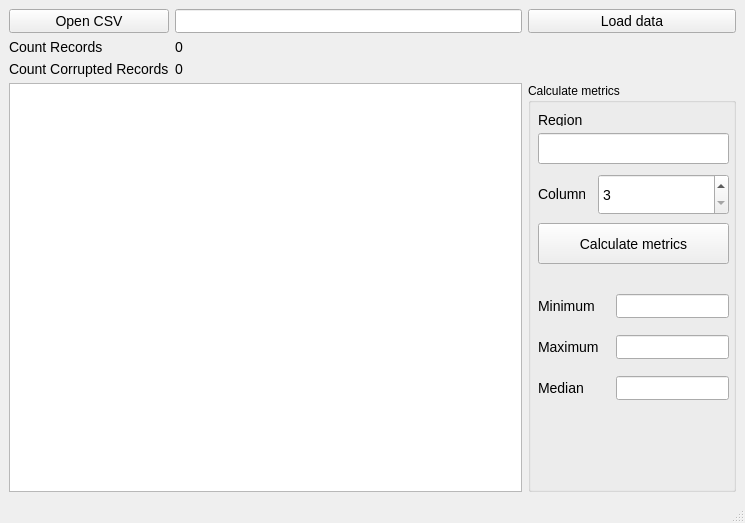
<?xml version="1.0" encoding="UTF-8"?>
<ui version="4.0">
 <class>MainWindow</class>
 <widget class="QMainWindow" name="MainWindow">
  <property name="geometry">
   <rect>
    <x>0</x>
    <y>0</y>
    <width>745</width>
    <height>523</height>
   </rect>
  </property>
  <property name="minimumSize">
   <size>
    <width>702</width>
    <height>454</height>
   </size>
  </property>
  <property name="windowTitle">
   <string>MainWindow</string>
  </property>
  <widget class="QWidget" name="centralwidget">
   <layout class="QGridLayout" name="gridLayout">
    <item row="0" column="0">
     <widget class="QPushButton" name="openFileDialog">
      <property name="minimumSize">
       <size>
        <width>120</width>
        <height>0</height>
       </size>
      </property>
      <property name="styleSheet">
       <string notr="true">font-size: 14px</string>
      </property>
      <property name="text">
       <string>Open CSV</string>
      </property>
     </widget>
    </item>
    <item row="3" column="2">
     <layout class="QVBoxLayout" name="verticalLayout">
      <item>
       <widget class="QGroupBox" name="groupBox">
        <property name="minimumSize">
         <size>
          <width>208</width>
          <height>0</height>
         </size>
        </property>
        <property name="title">
         <string>Calculate metrics</string>
        </property>
        <widget class="QPushButton" name="calculateMetrics">
         <property name="geometry">
          <rect>
           <x>10</x>
           <y>140</y>
           <width>191</width>
           <height>41</height>
          </rect>
         </property>
         <property name="styleSheet">
          <string notr="true">font-size: 14px</string>
         </property>
         <property name="text">
          <string>Calculate metrics</string>
         </property>
        </widget>
        <widget class="QLineEdit" name="region">
         <property name="geometry">
          <rect>
           <x>10</x>
           <y>50</y>
           <width>191</width>
           <height>31</height>
          </rect>
         </property>
         <property name="styleSheet">
          <string notr="true">font-size: 14px</string>
         </property>
        </widget>
        <widget class="QLabel" name="regionLabel">
         <property name="geometry">
          <rect>
           <x>10</x>
           <y>30</y>
           <width>47</width>
           <height>13</height>
          </rect>
         </property>
         <property name="styleSheet">
          <string notr="true">font-size: 14px</string>
         </property>
         <property name="text">
          <string>Region</string>
         </property>
        </widget>
        <widget class="QSpinBox" name="spinBoxColumn">
         <property name="geometry">
          <rect>
           <x>70</x>
           <y>91</y>
           <width>131</width>
           <height>41</height>
          </rect>
         </property>
         <property name="styleSheet">
          <string notr="true">font-size: 14px</string>
         </property>
         <property name="minimum">
          <number>3</number>
         </property>
         <property name="maximum">
          <number>7</number>
         </property>
        </widget>
        <widget class="QLabel" name="columnLabel">
         <property name="geometry">
          <rect>
           <x>10</x>
           <y>100</y>
           <width>47</width>
           <height>21</height>
          </rect>
         </property>
         <property name="styleSheet">
          <string notr="true">font-size: 14px</string>
         </property>
         <property name="text">
          <string>Column</string>
         </property>
        </widget>
        <widget class="QWidget" name="gridLayoutWidget">
         <property name="geometry">
          <rect>
           <x>10</x>
           <y>200</y>
           <width>191</width>
           <height>128</height>
          </rect>
         </property>
         <layout class="QGridLayout" name="result">
          <item row="2" column="0">
           <widget class="QLabel" name="medianLabel">
            <property name="styleSheet">
             <string notr="true">font-size: 14px</string>
            </property>
            <property name="text">
             <string>Median</string>
            </property>
           </widget>
          </item>
          <item row="1" column="1">
           <widget class="QLineEdit" name="maximumValueLabel">
            <property name="styleSheet">
             <string notr="true">font-size: 14px</string>
            </property>
            <property name="readOnly">
             <bool>true</bool>
            </property>
           </widget>
          </item>
          <item row="0" column="0">
           <widget class="QLabel" name="minimumLabel">
            <property name="minimumSize">
             <size>
              <width>72</width>
              <height>0</height>
             </size>
            </property>
            <property name="styleSheet">
             <string notr="true">font-size: 14px</string>
            </property>
            <property name="text">
             <string>Minimum</string>
            </property>
           </widget>
          </item>
          <item row="1" column="0">
           <widget class="QLabel" name="maximumLabel">
            <property name="styleSheet">
             <string notr="true">font-size: 14px</string>
            </property>
            <property name="text">
             <string>Maximum</string>
            </property>
           </widget>
          </item>
          <item row="0" column="1">
           <widget class="QLineEdit" name="minimumValueLabel">
            <property name="styleSheet">
             <string notr="true">font-size: 14px</string>
            </property>
            <property name="readOnly">
             <bool>true</bool>
            </property>
           </widget>
          </item>
          <item row="2" column="1">
           <widget class="QLineEdit" name="medianValueLabel">
            <property name="styleSheet">
             <string notr="true">font-size: 14px</string>
            </property>
            <property name="readOnly">
             <bool>true</bool>
            </property>
           </widget>
          </item>
         </layout>
        </widget>
       </widget>
      </item>
     </layout>
    </item>
    <item row="2" column="0">
     <widget class="QLabel" name="countCorruptedRecords">
      <property name="styleSheet">
       <string notr="true">font-size: 14px</string>
      </property>
      <property name="text">
       <string>Count Corrupted Records</string>
      </property>
     </widget>
    </item>
    <item row="1" column="1" colspan="2">
     <widget class="QLabel" name="countRecordsValue">
      <property name="styleSheet">
       <string notr="true">font-size: 14px</string>
      </property>
      <property name="text">
       <string>0</string>
      </property>
     </widget>
    </item>
    <item row="2" column="1" colspan="2">
     <widget class="QLabel" name="countCorruptedRecordsValue">
      <property name="styleSheet">
       <string notr="true">font-size: 14px</string>
      </property>
      <property name="text">
       <string>0</string>
      </property>
     </widget>
    </item>
    <item row="0" column="1">
     <widget class="QLineEdit" name="filename">
      <property name="styleSheet">
       <string notr="true">font-size: 14px</string>
      </property>
     </widget>
    </item>
    <item row="3" column="0" colspan="2">
     <widget class="QTableView" name="tableView">
      <property name="styleSheet">
       <string notr="true">font-size: 14px</string>
      </property>
     </widget>
    </item>
    <item row="0" column="2">
     <widget class="QPushButton" name="loadData">
      <property name="minimumSize">
       <size>
        <width>120</width>
        <height>0</height>
       </size>
      </property>
      <property name="styleSheet">
       <string notr="true">font-size: 14px</string>
      </property>
      <property name="text">
       <string>Load data</string>
      </property>
     </widget>
    </item>
    <item row="1" column="0">
     <widget class="QLabel" name="countRecords">
      <property name="styleSheet">
       <string notr="true">font-size: 14px</string>
      </property>
      <property name="text">
       <string>Count Records</string>
      </property>
     </widget>
    </item>
   </layout>
  </widget>
  <widget class="QMenuBar" name="menubar">
   <property name="geometry">
    <rect>
     <x>0</x>
     <y>0</y>
     <width>745</width>
     <height>20</height>
    </rect>
   </property>
  </widget>
  <widget class="QStatusBar" name="statusbar"/>
  <action name="openFile">
   <property name="text">
    <string>Открыть</string>
   </property>
  </action>
 </widget>
 <resources/>
 <connections/>
</ui>
